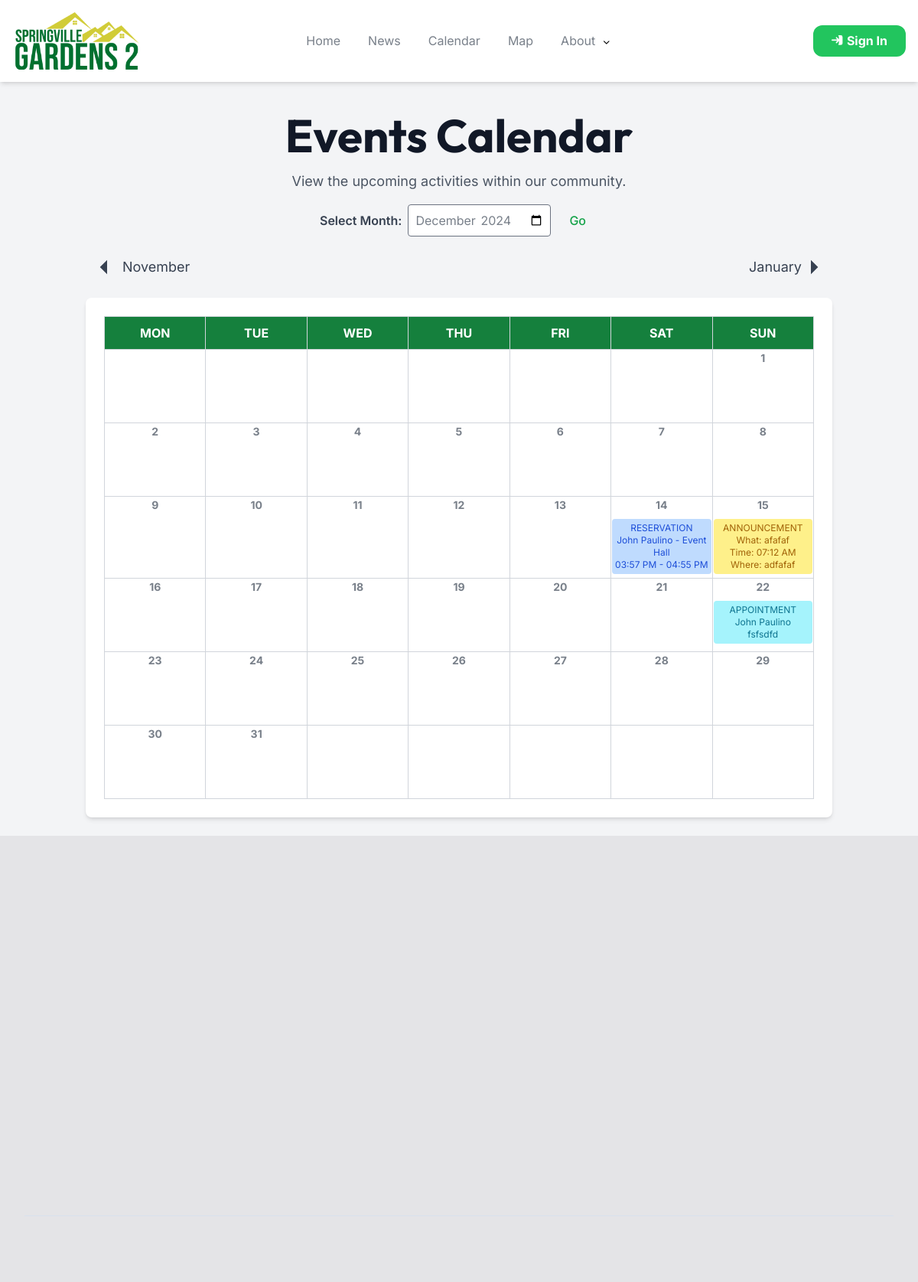
Page /calendar/2024/12/ on the earlier database version.
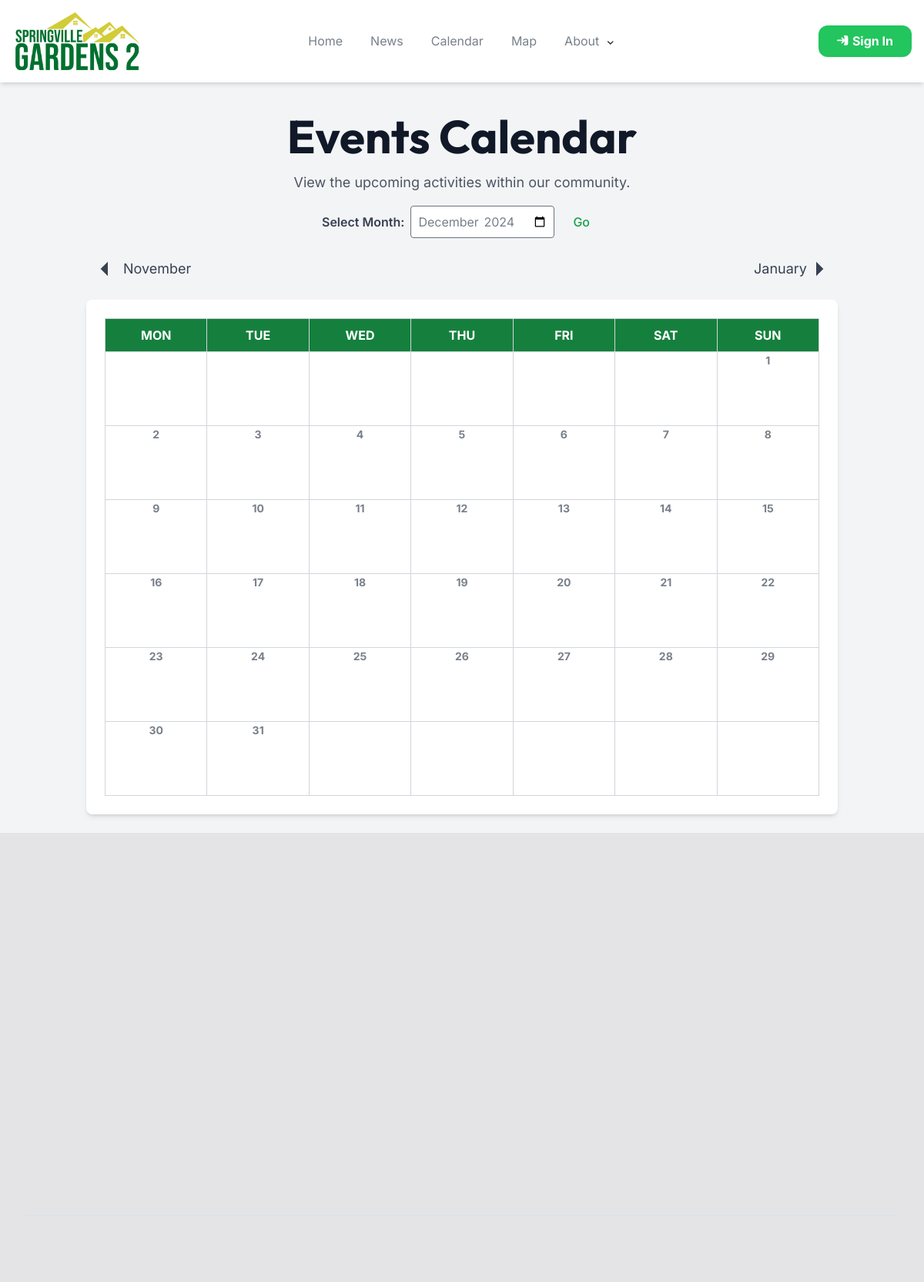
Same page on the later database version.
### SVG2/models.py (models this page shows, shortened)
class Reservation(models.Model):
    household = models.ForeignKey(Household, on_delete=models.CASCADE, related_name='reservations')
    reservation_date = models.DateField()
    reservation_time_start = models.TimeField()
    reservation_time_end = models.TimeField()
    created_at = models.DateTimeField(auto_now_add=True)
    updated_at = models.DateTimeField(auto_now=True)
    AMENITY_CHOICES = (
        ('Court', 'Court'),
        ('Chairs & Tables', 'Chairs & Tables'),
        ('Event Hall', 'Event Hall'),
    )
    amenities = models.CharField(max_length=100, choices=AMENITY_CHOICES, default='Court')
    message = models.TextField(blank=True)
    STATUS_CHOICES = (
        ('Pending', 'Pending'),
        ('Confirmed', 'Confirmed'),
        ('Denied', 'Denied'),
        ('Canceled', 'Canceled'),
    )
    status = models.CharField(max_length=10, choices=STATUS_CHOICES, default='Pending')
    status_changed_by_officer = models.BooleanField(default=False)

class Household(models.Model):
    BLOCK_CHOICES = (
    ('2','2'),
    ('3','3'),
    ('4','4'),
    ('5','5'),
    ('6','6'),
    ('7','7'),
    ('8','8'),
    ('10','10'),
    )
    STREET_CHOICES = (
        ('Bellflower', 'Bellflower'),
        ('Carnation', 'Carnation'),
        ('Dahlia', 'Dahlia'),
        ('Daisy', 'Daisy'),
        ('Gardenia', 'Gardenia'),
        ('Hyacinth', 'Hyacinth'),
        ('Petunia', 'Petunia'),
        ('Poinsettia', 'Poinsettia'),
        ('Primrose', 'Primrose'),
    )
    HOME_TENURE_CHOICES = (
        ('Owner', 'Owner'),
        ('Renter', 'Renter'),
        ('Caretaker', 'Caretaker'),
    )
    LAND_TENURE_CHOICES = (
        ('Owner', 'Owner'),
        ('Occupant', 'Occupant'),
        ('Settler', 'Settler'),
    )
    CONSTRUCTION_CHOICES = (
        ('Concrete', 'Concrete'),
        ('Half Concrete', 'Half Concrete'),
        ('Nipa', 'Nipa'),
        ('Wood', 'Wood'),
    )
    KITCHEN_CHOICES = (
        ('Shared', 'Shared'),
        ('Separate', 'Separate'),
    )
    WATER_FACILITY_CHOICES = (
        ('Pump', 'Pump'),
        ('Deepwell', 'Deepwell'),
        ('Primewater', 'Primewater'),
    )
    TOILET_FACILITY_CHOICES = (
        ('None', 'None'),
        ('Open Pit Owned', 'Open Pit Owned'),
        ('Open Pit Shared', 'Open Pit Shared'),
        ('Close Pit Owned', 'Close Pit Owned'),
        ('Close Pit Shared', 'Close Pit Shared'),
        ('Water Sealed Owned', 'Water Sealed Owned'),
        ('Water Sealed Shared', 'Water Sealed Shared'),
    )
    owner_name = models.OneToOneField(User, on_delete=models.CASCADE, related_name='household')
    block = models.CharField(max_length=50, choices=BLOCK_CHOICES)
    lot = models.CharField(max_length=50)
    street = models.CharField(max_length=10, choices=STREET_CHOICES)
    home_tenure = models.CharField(max_length=10, choices=HOME_TENURE_CHOICES)
    land_tenure = models.CharField(max_length=10, choices=LAND_TENURE_CHOICES)
    construction = models.CharField(max_length=13, choices=CONSTRUCTION_CHOICES)
    vehicles_owned = models.TextField(blank=True, null=True)
    kitchen = models.CharField(max_length=10, choices=KITCHEN_CHOICES)
    water_facility = models.CharField(max_length=10, choices=WATER_FACILITY_CHOICES)
    toilet_facility = models.CharField(max_length=19, choices=TOILET_FACILITY_CHOICES)
    details_changed_by_officer = models.BooleanField(default=False)
    def __str__(self):
         return f"{self.owner_name.fname} {self.owner_name.lname}"

class User(AbstractUser):
    fname = models.CharField(max_length=30)
    lname = models.CharField(max_length=30)
    is_member = models.BooleanField(default=False)
    is_officer = models.BooleanField(default=False)
    profile_picture = models.ImageField(upload_to='C:/HOA_MIS/media/profile_pics/', blank=True, null=True)  # Optional field for profile picture
    phone_number = models.CharField(max_length=15, blank=True, null=True)  # Optional field for phone number
    birthdate = models.DateField(null=True, blank=True)  # Optional field for birthdate
    email = models.EmailField(unique=True)
    class Meta:
        app_label = 'SVG2'

class Announcement(models.Model):
    who = models.CharField(max_length=200)
    what = models.TextField()
    date = models.DateField()
    time = models.TimeField()
    where = models.CharField(max_length=200)
    image = models.ImageField(upload_to='announcements_images/', null=True, blank=True)

class GrievanceAppointment(models.Model):
    APPOINTMENT_CHOICES = (
        ('Certification', 'Certification'),
        ('Grievance', 'Grievance'),
        ('Others', 'Others'),
    )
    household = models.ForeignKey(Household, on_delete=models.CASCADE, related_name='grievance_appointments')
    appointment_type = models.CharField(max_length=20, choices=APPOINTMENT_CHOICES, default='Certification')
    subject = models.CharField(max_length=255)
    reservation_date = models.DateField()
    description = models.TextField(blank=True)
    image = models.ImageField(upload_to='appointments/', blank=True, null=True)  # Ensure you have Pillow installed
    created_at = models.DateTimeField(auto_now_add=True)
    updated_at = models.DateTimeField(auto_now=True)
    STATUS_CHOICES = (
        ('Pending', 'Pending'),
        ('Confirmed', 'Confirmed'),
        ('Denied', 'Denied'),
        ('Canceled', 'Canceled'),
        ('Rescheduled', 'Rescheduled'),
    )
    status = models.CharField(max_length=15, choices=STATUS_CHOICES, default='Pending')
    status_changed_by_officer = models.BooleanField(default=False)

### SVG2/views.py (the view)
# urls.py: path('calendar/', calendar, name='calendar'),
def calendar(request, year=None, month=None):
    today = date.today()
    selected_month_str = request.GET.get('selected_month')
    if selected_month_str:
        selected_date = datetime.strptime(selected_month_str, "%Y-%m")
        year = selected_date.year
        month = selected_date.month
    elif year is None or month is None:
        year = today.year
        month = today.month
    else:
        year = int(year)
        month = int(month)
    month_calendar = get_month_calendar(year, month)
    prev_month = month - 1 if month > 1 else 12
    prev_year = year if month > 1 else year - 1
    next_month = month + 1 if month < 12 else 1
    next_year = year if month < 12 else year + 1
    current_month = date(year, month, 1)
    prev_month_name = (date(year, prev_month, 1)).strftime('%B')
    next_month_name = (date(year, next_month, 1)).strftime('%B')
    context = {
        'calendar': month_calendar,
        'year': year,
        'month': current_month,
        'prev_month': prev_month,
        'prev_year': prev_year,
        'next_month': next_month,
        'next_year': next_year,
        'prev_month_name': prev_month_name,
        'next_month_name': next_month_name,
    }
    return render(request, 'initial/calendar.html', context)

### SVG2/context_processors.py (called while the page is built)
def notifications_context(request):
    if request.user.is_authenticated:
        notifications = Notification.objects.filter(recipient=request.user)
    else:
        notifications = []
    return {"notifications": notifications}

def unread_notifications(request):
    if request.user.is_authenticated:
        unread_count = Notification.objects.filter(recipient=request.user, read=False).count()
    else:
        unread_count = 0
    return {'unread_count': unread_count}

### SVG2/templates/initial/calendar.html (shortened to what the changed rows need)
{% extends 'initial/index.html' %}
{% load static tailwind_tags %}
{% block content %}
<div class="container mx-auto p-6">
    <div class="flex my-4 col-span-2 flex-col items-center justify-center space-y-4 animate_top">
        <h2 class="text-4xl sm:text-6xl font-bold text-gray-900 text-center">
            Events Calendar
        </h2>
    </div>
    {% if calendar|length > 0 %}
    <div class="bg-white shadow-md rounded-lg p-6 mt-2 overflow-x-auto">
    <div class="w-[1000px] sm:w-full">
    <table class="table-fixed border-collapse border border-gray-300 w-full text-center">
        <thead class="text-white text-transform: uppercase">
            <tr>
                <th class="border border-gray-300 p-2 bg-green-700">Mon</th>
                <th class="border border-gray-300 p-2 bg-green-700">Tue</th>
                <th class="border border-gray-300 p-2 bg-green-700">Wed</th>
                <th class="border border-gray-300 p-2 bg-green-700">Thu</th>
                <th class="border border-gray-300 p-2 bg-green-700">Fri</th>
                <th class="border border-gray-300 p-2 bg-green-700">Sat</th>
                <th class="border border-gray-300 p-2 bg-green-700">Sun</th>
            </tr>
        </thead>
        <tbody>
            {% for week in calendar %}
            <tr>
                {% for day in week %}
                <td class="border border-gray-300 h-24 align-top">
                    <div class="text-sm font-bold mb-2">
                        {% if day.day != 0 %}
                        {{ day.day }}
                        {% endif %}
                    </div>
                    {% for reservation in day.reservations %}
                    <div class="bg-blue-200 text-blue-700 rounded p-1 text-xs mb-1">
                        <p class="truncate">
                            RESERVATION</p>
                        {{ reservation.household }} - {{ reservation.amenities }}<br>
                        {{ reservation.reservation_time_start|time:"h:i A" }} - {{ reservation.reservation_time_end|time:"h:i A" }}
                    </div>
                    {% endfor %}
                    {% for grievanceappointment in day.grievance_appointments %}
                    <div class="bg-cyan-200 text-cyan-700 rounded p-1 text-xs mb-1">
                        <p class="truncate">
                            APPOINTMENT</p>
                        {{ grievanceappointment.household }}<br>
                        {{ grievanceappointment.subject }}
                    </div>
                    {% endfor %}
                    {% for announcement in day.announcements %}
                    <div class="bg-yellow-200 text-yellow-700 rounded p-1 text-xs mb-1">
                        <p class="truncate">
                            ANNOUNCEMENT</p>
                        What: {{ announcement.what }}<br>
                        Time: {{ announcement.time|time:"h:i A"}}<br>
                        Where: {{ announcement.where }}
                    </div>
                    {% endfor %}
                </td>
                {% endfor %}
            </tr>
            {% endfor %}
        </tbody>
    </table>
    </div>
    </div>
    {% else %}
    <div class="text-center text-gray-600 mt-4">
    <p>No reservations available for this month.</p>
    </div>
    {% endif %}
</div>
{% endblock %}

Differences in the rows shown:
removed Reservation: household "John Paulino", amenities "Event Hall", reservation_time_start "03:57 PM", reservation_time_end "04:55 PM"
removed Announcement: what "afafaf", time "07:12 AM", where "adfafaf"
removed GrievanceAppointment: household "John Paulino", subject "fsfsdfd"
